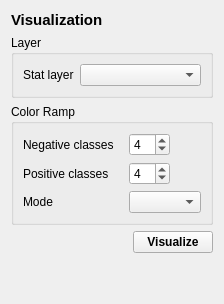
      <widget class="QWidget" name="tab">
       <attribute name="icon">
        <iconset>
         <normaloff>gui/icons/visualization.svg</normaloff>gui/icons/visualization.svg</iconset>
       </attribute>
       <attribute name="title">
        <string/>
       </attribute>
       <attribute name="toolTip">
        <string>Visualization</string>
       </attribute>
       <attribute name="whatsThis">
        <string>Visualization</string>
       </attribute>
       <layout class="QVBoxLayout" name="verticalLayout_8">
        <item>
         <widget class="QLabel" name="label_42">
          <property name="font">
           <font>
            <pointsize>11</pointsize>
            <weight>75</weight>
            <bold>true</bold>
           </font>
          </property>
          <property name="text">
           <string>Visualization</string>
          </property>
          <property name="margin">
           <number>5</number>
          </property>
         </widget>
        </item>
        <item>
         <widget class="QGroupBox" name="gb_vis_param">
          <property name="sizePolicy">
           <sizepolicy hsizetype="Preferred" vsizetype="Fixed">
            <horstretch>0</horstretch>
            <verstretch>0</verstretch>
           </sizepolicy>
          </property>
          <property name="title">
           <string>Layer</string>
          </property>
          <layout class="QFormLayout" name="formLayout_14">
           <item row="0" column="0">
            <widget class="QLabel" name="label_27">
             <property name="enabled">
              <bool>true</bool>
             </property>
             <property name="text">
              <string>Stat layer</string>
             </property>
            </widget>
           </item>
           <item row="0" column="1">
            <widget class="QgsMapLayerComboBox" name="qmlcb_vis_stat_layer">
             <property name="enabled">
              <bool>true</bool>
             </property>
             <property name="showCrs">
              <bool>true</bool>
             </property>
            </widget>
           </item>
          </layout>
         </widget>
        </item>
        <item>
         <widget class="QGroupBox" name="groupBox_3">
          <property name="enabled">
           <bool>true</bool>
          </property>
          <property name="sizePolicy">
           <sizepolicy hsizetype="Preferred" vsizetype="Fixed">
            <horstretch>0</horstretch>
            <verstretch>0</verstretch>
           </sizepolicy>
          </property>
          <property name="title">
           <string>Color Ramp</string>
          </property>
          <layout class="QFormLayout" name="formLayout_16">
           <property name="fieldGrowthPolicy">
            <enum>QFormLayout::ExpandingFieldsGrow</enum>
           </property>
           <property name="horizontalSpacing">
            <number>15</number>
           </property>
           <item row="0" column="1">
            <widget class="QgsSpinBox" name="qsb_vis_neg_classes">
             <property name="keyboardTracking">
              <bool>true</bool>
             </property>
             <property name="maximum">
              <number>10</number>
             </property>
             <property name="singleStep">
              <number>1</number>
             </property>
             <property name="stepType">
              <enum>QAbstractSpinBox::DefaultStepType</enum>
             </property>
             <property name="value">
              <number>4</number>
             </property>
             <property name="displayIntegerBase">
              <number>10</number>
             </property>
             <property name="clearValue">
              <bool>true</bool>
             </property>
            </widget>
           </item>
           <item row="1" column="0">
            <widget class="QLabel" name="label_28">
             <property name="text">
              <string>Positive classes</string>
             </property>
            </widget>
           </item>
           <item row="1" column="1">
            <widget class="QgsSpinBox" name="qsb_vis_pos_classes">
             <property name="keyboardTracking">
              <bool>true</bool>
             </property>
             <property name="maximum">
              <number>10</number>
             </property>
             <property name="singleStep">
              <number>1</number>
             </property>
             <property name="stepType">
              <enum>QAbstractSpinBox::DefaultStepType</enum>
             </property>
             <property name="value">
              <number>4</number>
             </property>
             <property name="displayIntegerBase">
              <number>10</number>
             </property>
             <property name="clearValue">
              <bool>true</bool>
             </property>
            </widget>
           </item>
           <item row="2" column="0">
            <widget class="QLabel" name="label_29">
             <property name="text">
              <string>Mode</string>
             </property>
            </widget>
           </item>
           <item row="2" column="1">
            <widget class="QComboBox" name="cb_vis_mode"/>
           </item>
           <item row="0" column="0">
            <widget class="QLabel" name="label_30">
             <property name="text">
              <string>Negative classes</string>
             </property>
            </widget>
           </item>
          </layout>
         </widget>
        </item>
        <item alignment="Qt::AlignRight">
         <widget class="QPushButton" name="pb_vis_apply">
          <property name="enabled">
           <bool>true</bool>
          </property>
          <property name="font">
           <font>
            <weight>75</weight>
            <bold>true</bold>
           </font>
          </property>
          <property name="cursor">
           <cursorShape>PointingHandCursor</cursorShape>
          </property>
          <property name="text">
           <string>Visualize</string>
          </property>
         </widget>
        </item>
        <item>
         <spacer name="verticalSpacer_7">
          <property name="orientation">
           <enum>Qt::Vertical</enum>
          </property>
          <property name="sizeHint" stdset="0">
           <size>
            <width>20</width>
            <height>40</height>
           </size>
          </property>
         </spacer>
        </item>
       </layout>
      </widget>
